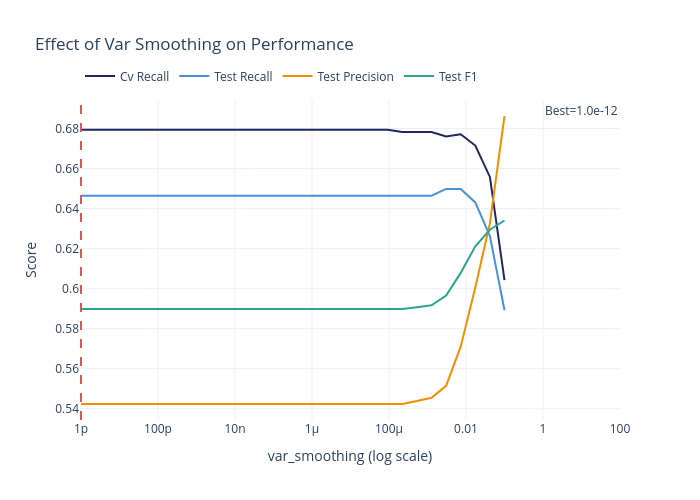

The cell this chart's notebook holds for it:
### Markdown cell above
---
## 7. Var Smoothing Sensitivity

### Code cell
smoothing_values = np.logspace(-12, -1, 30)
smooth_results = []

for vs in smoothing_values:
    nb_temp = Pipeline([
        ("prep", prep_linear),
        ("clf", GaussianNB(var_smoothing=vs)),
    ])
    cv_sc = cross_val_score(nb_temp, X_train, y_train, cv=cv, scoring="recall").mean()
    nb_temp.fit(X_train, y_train)
    y_pred_t = nb_temp.predict(X_test)
    y_prob_t = nb_temp.predict_proba(X_test)[:, 1]

    smooth_results.append({
        "var_smoothing": vs,
        "cv_recall": cv_sc,
        "test_recall": recall_score(y_test, y_pred_t),
        "test_precision": precision_score(y_test, y_pred_t, zero_division=0),
        "test_f1": f1_score(y_test, y_pred_t),
        "test_auc": roc_auc_score(y_test, y_prob_t),
    })

df_smooth = pd.DataFrame(smooth_results)

fig_smooth = go.Figure()
for m, color in [("cv_recall", COLORS["navy"]), ("test_recall", COLORS["accent"]),
                  ("test_precision", COLORS["orange"]), ("test_f1", COLORS["green"])]:
    fig_smooth.add_trace(go.Scatter(
        x=df_smooth["var_smoothing"], y=df_smooth[m],
        name=m.replace("_", " ").title(),
        line=dict(color=color, width=2),
    ))

best_vs = grid.best_params_["clf__var_smoothing"]
fig_smooth.add_vline(x=best_vs, line_dash="dash", line_color=COLORS["red"],
                     annotation_text=f"Best={best_vs:.1e}")

fig_smooth.update_layout(
    title="Effect of Var Smoothing on Performance",
    xaxis_title="var_smoothing (log scale)", xaxis_type="log",
    yaxis_title="Score",
    height=500, width=700,
    legend=dict(orientation="h", y=1.12),
)
fig_smooth.show()
save_chart(fig_smooth, MODEL_SLUG, "var_smoothing_sensitivity")

### Figure 1 — Plotly figure (JSON) as saved in the notebook; plotly's stock layout.template omitted (floating-point values rounded to 4 significant figures)
{"data": [{"line": {"color": "#1E2761", "width": 2}, "name": "Cv Recall", "type": "scatter", "x": [1e-12, 2.395e-12, 5.736e-12, 1.374e-11, 3.29e-11, 7.88e-11, 1.887e-10, 4.52e-10, 1.083e-09, 2.593e-09, 6.21e-09, 1.487e-08, 3.562e-08, 8.532e-08, 2.043e-07, 4.894e-07, 1.172e-06, 2.807e-06, 6.723e-06, 1.61e-05, 3.857e-05, 9.237e-05, 0.0002212, 0.0005298, 0.001269, 0.003039, 0.007279, 0.01743, 0.04175, 0.1], "y": [0.6794, 0.6794, 0.6794, 0.6794, 0.6794, 0.6794, 0.6794, 0.6794, 0.6794, 0.6794, 0.6794, 0.6794, 0.6794, 0.6794, 0.6794, 0.6794, 0.6794, 0.6794, 0.6794, 0.6794, 0.6794, 0.6794, 0.6782, 0.6782, 0.6782, 0.676, 0.6771, 0.6715, 0.6558, 0.6043]}, {"line": {"color": "#4A90D9", "width": 2}, "name": "Test Recall", "type": "scatter", "x": [1e-12, 2.395e-12, 5.736e-12, 1.374e-11, 3.29e-11, 7.88e-11, 1.887e-10, 4.52e-10, 1.083e-09, 2.593e-09, 6.21e-09, 1.487e-08, 3.562e-08, 8.532e-08, 2.043e-07, 4.894e-07, 1.172e-06, 2.807e-06, 6.723e-06, 1.61e-05, 3.857e-05, 9.237e-05, 0.0002212, 0.0005298, 0.001269, 0.003039, 0.007279, 0.01743, 0.04175, 0.1], "y": [0.6465, 0.6465, 0.6465, 0.6465, 0.6465, 0.6465, 0.6465, 0.6465, 0.6465, 0.6465, 0.6465, 0.6465, 0.6465, 0.6465, 0.6465, 0.6465, 0.6465, 0.6465, 0.6465, 0.6465, 0.6465, 0.6465, 0.6465, 0.6465, 0.6465, 0.6498, 0.6498, 0.6431, 0.6263, 0.5892]}, {"line": {"color": "#F18F01", "width": 2}, "name": "Test Precision", "type": "scatter", "x": [1e-12, 2.395e-12, 5.736e-12, 1.374e-11, 3.29e-11, 7.88e-11, 1.887e-10, 4.52e-10, 1.083e-09, 2.593e-09, 6.21e-09, 1.487e-08, 3.562e-08, 8.532e-08, 2.043e-07, 4.894e-07, 1.172e-06, 2.807e-06, 6.723e-06, 1.61e-05, 3.857e-05, 9.237e-05, 0.0002212, 0.0005298, 0.001269, 0.003039, 0.007279, 0.01743, 0.04175, 0.1], "y": [0.5424, 0.5424, 0.5424, 0.5424, 0.5424, 0.5424, 0.5424, 0.5424, 0.5424, 0.5424, 0.5424, 0.5424, 0.5424, 0.5424, 0.5424, 0.5424, 0.5424, 0.5424, 0.5424, 0.5424, 0.5424, 0.5424, 0.5424, 0.5439, 0.5455, 0.5514, 0.571, 0.6006, 0.6327, 0.6863]}, {"line": {"color": "#2CA58D", "width": 2}, "name": "Test F1", "type": "scatter", "x": [1e-12, 2.395e-12, 5.736e-12, 1.374e-11, 3.29e-11, 7.88e-11, 1.887e-10, 4.52e-10, 1.083e-09, 2.593e-09, 6.21e-09, 1.487e-08, 3.562e-08, 8.532e-08, 2.043e-07, 4.894e-07, 1.172e-06, 2.807e-06, 6.723e-06, 1.61e-05, 3.857e-05, 9.237e-05, 0.0002212, 0.0005298, 0.001269, 0.003039, 0.007279, 0.01743, 0.04175, 0.1], "y": [0.5899, 0.5899, 0.5899, 0.5899, 0.5899, 0.5899, 0.5899, 0.5899, 0.5899, 0.5899, 0.5899, 0.5899, 0.5899, 0.5899, 0.5899, 0.5899, 0.5899, 0.5899, 0.5899, 0.5899, 0.5899, 0.5899, 0.5899, 0.5908, 0.5917, 0.5966, 0.6079, 0.6211, 0.6294, 0.6341]}], "layout": {"annotations": [{"showarrow": false, "text": "Best=1.0e-12", "x": 1e-12, "xanchor": "left", "xref": "x", "y": 1, "yanchor": "top", "yref": "y domain"}], "height": 500, "legend": {"orientation": "h", "y": 1.12}, "shapes": [{"line": {"color": "#E15554", "dash": "dash"}, "type": "line", "x0": 1e-12, "x1": 1e-12, "xref": "x", "y0": 0, "y1": 1, "yref": "y domain"}], "title": {"text": "Effect of Var Smoothing on Performance"}, "width": 700, "xaxis": {"title": {"text": "var_smoothing (log scale)"}, "type": "log"}, "yaxis": {"title": {"text": "Score"}}}}
